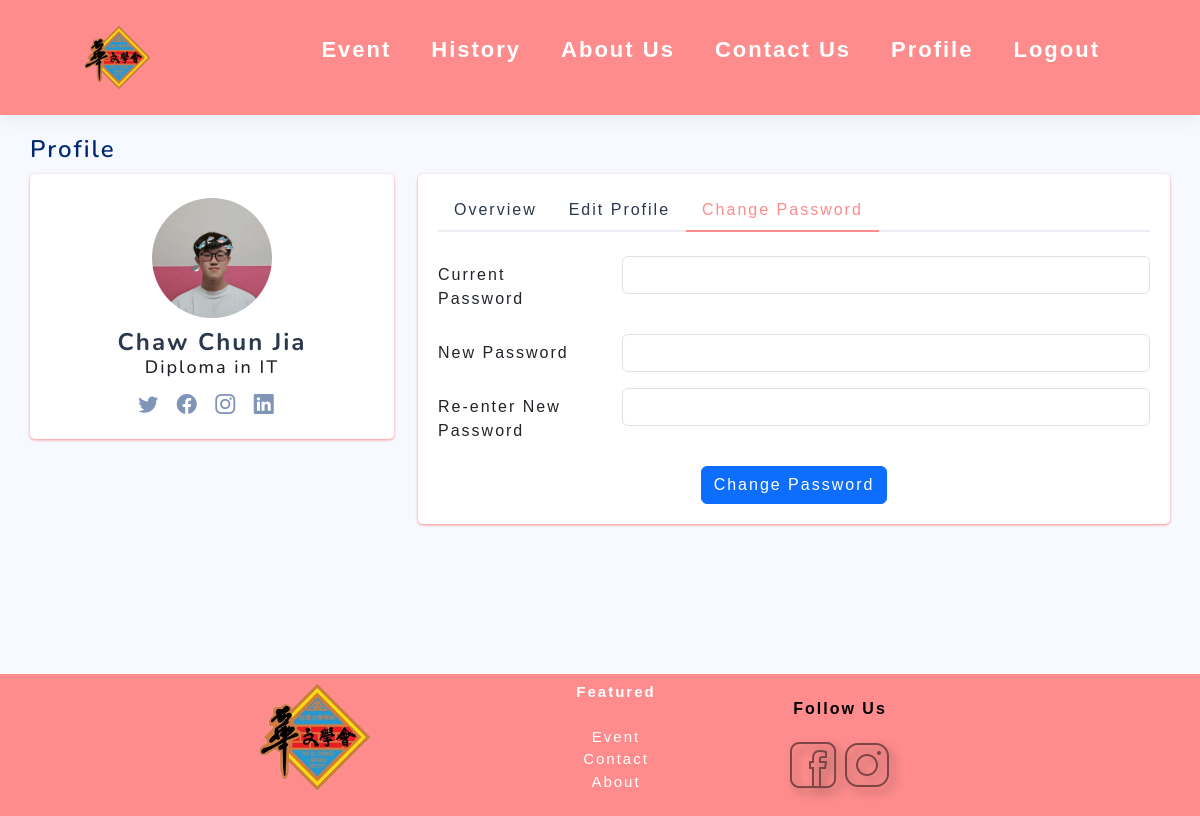
Screenshot of /Project/User/password.php (signed in) with the database file from the repository.
### tables this page shows
CREATE TABLE `user` (
  `userID` int(11) NOT NULL,
  `name` varchar(255) NOT NULL,
  `email` varchar(255) NOT NULL,
  `password` varchar(255) NOT NULL,
  `about` varchar(255) DEFAULT NULL,
  `studentID` varchar(10) DEFAULT NULL,
  `phone` int(11) DEFAULT NULL,
  `gender` char(1) DEFAULT NULL,
  `programme` varchar(255) DEFAULT NULL,
  `nationality` varchar(255) DEFAULT NULL,
  `pp` varchar(255) NOT NULL DEFAULT 'default-pp.png'
);

### Project/User/password.php (the view, shortened to what this page needs)
<?php
@include 'config.php';
$userID = $_SESSION['user_id'];
$query = "SELECT * FROM user WHERE userID = '$userID'";
$result = mysqli_query($conn, $query);
if ($result && mysqli_num_rows($result) > 0) {
    $user = mysqli_fetch_assoc($result);
}
?>
<!DOCTYPE html>
<html lang="en">
<head>
  <link href="includes/header-footer.css" rel="stylesheet">
  <link href="includes/assets/vendor/bootstrap/css/bootstrap.min.css" rel="stylesheet">
  <link href="includes/assets/vendor/bootstrap-icons/bootstrap-icons.css" rel="stylesheet">
  <link href="assets/vendor/bootstrap/css/bootstrap.min.css" rel="stylesheet">
  <link href="assets/vendor/bootstrap-icons/bootstrap-icons.css" rel="stylesheet">
  <link href="assets/vendor/boxicons/css/boxicons.min.css" rel="stylesheet">
  <link href="assets/vendor/quill/quill.snow.css" rel="stylesheet">
  <link href="assets/vendor/quill/quill.bubble.css" rel="stylesheet">
  <link href="assets/vendor/remixicon/remixicon.css" rel="stylesheet">
  <link href="assets/vendor/simple-datatables/style.css" rel="stylesheet">
  <link href="includes/assets/css/style.css" rel="stylesheet">
</head>
<body>
   <?php include 'header.php'; ?>
  <main id="main" class="main">
    <div class="pagetitle">
      <h1>Profile</h1>
    </div>
    <section class="section profile">
      <div class="row">
        <div class="col-xl-4">
          <div class="card">
            <div class="card-body profile-card pt-4 d-flex flex-column align-items-center">
            <img src="includes/img/<?php echo $user['pp']; ?>" alt="Profile" class="rounded-circle">
              <h2><?php echo $user['name']; ?></h2>
              <h3><?php echo $user['programme']; ?></h3>
              <div class="social-links mt-2">
                <a href="#" class="twitter"><i class="bi bi-twitter"></i></a>
                <a href="#" class="facebook"><i class="bi bi-facebook"></i></a>
                <a href="#" class="instagram"><i class="bi bi-instagram"></i></a>
                <a href="#" class="linkedin"><i class="bi bi-linkedin"></i></a>
              </div>
            </div>
          </div>
        </div>
        <div class="col-xl-8">
          <div class="card">
            <div class="card-body pt-3">
                <ul class="nav nav-tabs nav-tabs-bordered">
                <li class="nav-item">
                    <a class="nav-link" href="profile.php">Overview</a>
                </li>
                <li class="nav-item">
                    <a class="nav-link" href="editprofile.php">Edit Profile</a>
                </li>
                <li class="nav-item">
                    <a class="nav-link active" href="password.php">Change Password</a>
                </li>
              </ul><br>
                <form method="post">
                    <div class="row mb-3">
                        <label for="currentPassword" class="col-md-4 col-lg-3 col-form-label">Current Password</label>
                        <div class="col-md-8 col-lg-9">
                            <input name="currentPassword" type="password" class="form-control" id="currentPassword" required>
                        </div>
                    </div>
                    <div class="row mb-3">
                        <label for="newPassword" class="col-md-4 col-lg-3 col-form-label">New Password</label>
                        <div class="col-md-8 col-lg-9">
                            <input name="newPassword" type="password" class="form-control" id="newPassword" required>
                        </div>
                    </div>
                    <div class="row mb-3">
                        <label for="renewPassword" class="col-md-4 col-lg-3 col-form-label">Re-enter New Password</label>
                        <div class="col-md-8 col-lg-9">
                            <input name="renewPassword" type="password" class="form-control" id="renewPassword" required>
                        </div>
                    </div>
                    <div class="text-center">
                        <button type="submit" class="btn btn-primary">Change Password</button>
                    </div>
                </form>
                </div>
            </div>
          </div>
      </div>
    </section>
  </main>
</body>
<?php include 'footer.php'; ?>
</html>

### Project/User/includes/header-footer.css (style rules this page uses)
* { margin: 0; padding: 0; box-sizing: border-box; font-family: 'Back Home', sans-serif; letter-spacing: 2px; }
h1 { font-size: 60px; line-height: 64px; color:black; }
h2 { font-size: 46px; line-height: 54px; color:black; }
body { height: 100vh; width: 100%; }

### Project/User/includes/assets/css/style.css (style rules this page uses)
:root { scroll-behavior: smooth; }
body { font-family: "Open Sans", sans-serif; background: #f6f9ff; color: #444444; }
a { color: #4154f1; text-decoration: none; }
h1, h2, h3, h4, h5, h6 { font-family: "Nunito", sans-serif; }
#main { margin-bottom: 100px; padding: 20px 30px; transition: all 0.3s; }
.pagetitle { margin-bottom: 10px; }
.pagetitle h1 { font-size: 24px; margin-bottom: 0; font-weight: 600; color: #012970; }
.card { margin-bottom: 30px; border: none; border-radius: 5px; box-shadow: 0px 1px 3px #FF8C8C; }
.card-body { padding: 0 20px 20px 20px; }
.nav-tabs-bordered { border-bottom: 2px solid #ebeef4; }
.nav-tabs-bordered .nav-link { margin-bottom: -2px; border: none; color: #2c384e; }
.nav-tabs-bordered .nav-link.active { background-color: #fff; color: #FF8C8C; border-bottom: 2px solid #FF8C8C; }
.profile .profile-card img { max-width: 120px; }
.profile .profile-card h2 { font-size: 24px; font-weight: 700; color: #2c384e; margin: 10px 0 0 0; }
.profile .profile-card h3 { font-size: 18px; }
.profile .profile-card .social-links a { font-size: 20px; display: inline-block; color: rgba(1, 41, 112, 0.5); line-height: 0; margin-right: 10px; transition: 0.3s; }

### rows the page displays
user: pp (picture), name "Chaw Chun Jia", programme "Diploma in IT"
